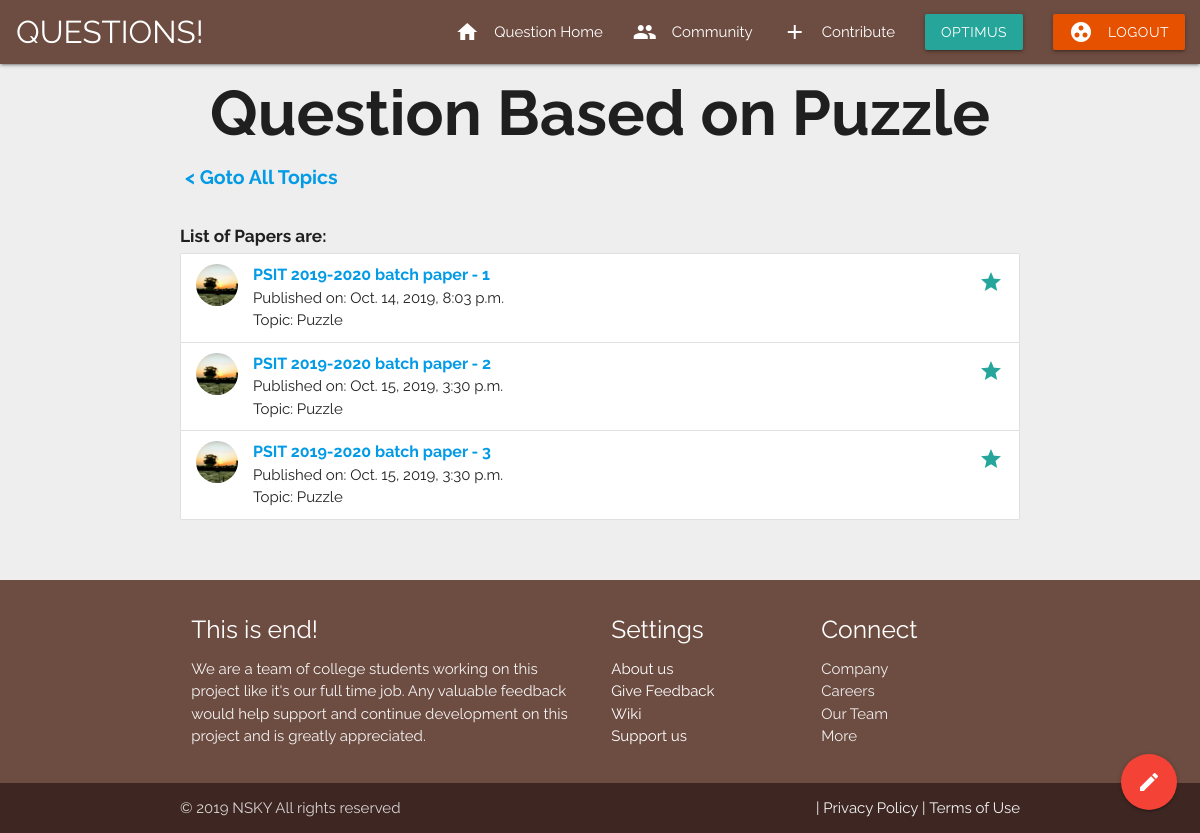
/home/category1/1/ (signed in), run on the app's committed database.
### main/models.py (models this page shows, shortened)
class SubSeries(models.Model):
	series_title = models.CharField(max_length=100)
	series_summary = models.CharField(max_length=200)
	series_slug = models.CharField(max_length=50, default=1)
	series_image = models.ImageField(upload_to="images/series/", default="images/sample-1.jpg", blank=True, null=True)
	category_title = models.ForeignKey(QuesSubject, default=1, verbose_name="Category", on_delete=models.SET_DEFAULT)
	class Meta:
		verbose_name_plural = "Series"

class Paper(models.Model):
	paper_title = models.CharField("Content Title", max_length=150)
	paper_published = models.DateTimeField("Date Published", default=timezone.now)
	series_title = models.ForeignKey(SubSeries, default=1, verbose_name="Series", on_delete=models.SET_DEFAULT)
	paper_slug = models.CharField(max_length=50, default=1)

### main/views.py (the view)
# urls.py: path('home/category<int:quessubject_id>/<int:subseries_id>/', views.papers, name='papers'),
def papers(request, quessubject_id, subseries_id):
	sub_papers = get_list_or_404(Paper, series_title_id=subseries_id)
	return render(request, template_name="main/papers.html", context={'sub_papers': sub_papers, 'topic': get_object_or_404(SubSeries, pk=subseries_id)})

### main/templates/main/papers.html (shortened to what this page needs)
{% extends 'main/header.html' %}
    {% block content %}
        <center><h1 style="margin: 15px;"><b>Question Based on {{topic.series_title}}</b></h1></center>
        {% load static %}
        <div class="container">
                <div class="col s12" style="font-size: 130%">
                        <a href="javascript:history.go(-1);" class="tooltipped" data-position="bottom" data-tooltip="Go Back">&nbsp;<b>< Goto All Topics</b>&nbsp;&nbsp;</a>
                      </div>
            <br>
		    <h6><b>List of Papers are: </b></h6>
            <ul class="collection">
                {% for u in sub_papers %}
                    <li class="collection-item avatar">
                      <img src="{% static 'main/images/back1.jpg' %}" alt="" class="circle">
                      <span class="title"><b><a href="{{ request.get_full_path }}{{u.paper_slug}}">{{u.paper_title}}</a></b></span>
                      <p>Published on: {{u.paper_published}}
                          <br>
                          Topic: {{u.series_title.series_title}}
                      </p>
                      <a href="#!" class="secondary-content"><i class="material-icons">grade</i></a>
                    </li>
                {% endfor %}
            </ul>
        </div>
    <br><br>
    {% endblock %}

### main/templates/main/includes/navbar.html (shortened to what this page needs)
<div class="navbar-fixed">
    <nav class="brown darken-1" role="navigation">
        <div class="nav-wrapper">
            <a href="/" class="brand-logo">&nbsp;&nbsp;QUESTIONS!</a>
            <ul class="right hide-on-med-and-down">
                <li {% if request.get_full_path == '/' or request.get_full_path == '/home' %}class="active"{% endif %}><a href="/home"><i class="material-icons left">home</i>Question Home</a></li>
                <li {% if request.get_full_path == '/community' %}class="active"{% endif %}><a href="/community"><i class="material-icons left">people</i>Community</a></li>
                {% if user.is_authenticated %}
                    <li class="tooltipped {% if request.get_full_path == '/write_content' %}active{% endif %}" data-position="down" data-tooltip="Contribute"><a href="/write_content"><i class="material-icons left">add</i>Contribute</a></li>
                    <li>
                        <a class='dropdown-trigger btn' href='#' data-target='dropdown1'>{{user.username}}</a>
                    </li>
                    <li><a href="/logout" class="waves-effect waves-light btn orange darken-4"><i class="material-icons left">group_work</i>Logout</a></li>
                {% endif %}
            </ul>
        </div>
    </nav>
</div>

### main/templates/main/header.html (style rules this page uses)
body,h1,h2,h3,h4,h5 { font-family: "Raleway", sans-serif }
body { display: flex; min-height: 100vh; flex-direction: column; }

### data on the page
SubSeries: series_title "Puzzle"
Paper: paper_title "PSIT 2019-2020 batch paper - 1", paper_published "Oct. 14, 2019, 8:03 p.m.", series_title.series_title "Puzzle"
Paper: paper_title "PSIT 2019-2020 batch paper - 2", paper_published "Oct. 15, 2019, 3:30 p.m.", series_title.series_title "Puzzle"
Paper: paper_title "PSIT 2019-2020 batch paper - 3", paper_published "Oct. 15, 2019, 3:30 p.m.", series_title.series_title "Puzzle"

### other printed values
{{ user.username }} "OPTIMUS"
